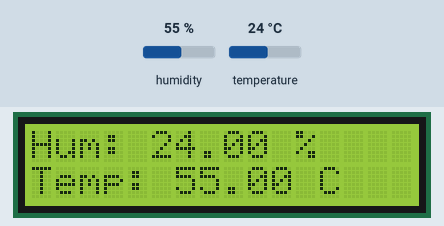
This sketch was run on a simulated ESP8266 (NodeMCU). Parts: 16×2 character LCD. Inputs (shaded band) come from the test bench; at power-on: humidity 55 %, temperature 24 °C. What the sketch prints to the serial monitor is not drawn.

Above: at 1.2 s.
1.3 s: humidity set to 22 %
At 3.2 s:
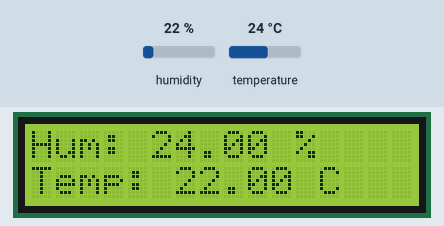
4.1 s: temperature set to 12 °C
At 5.0 s:
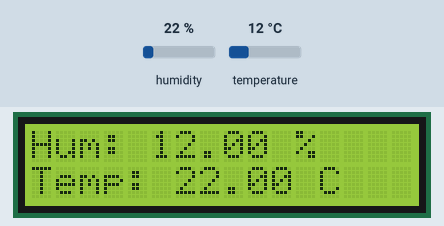
6.9 s: humidity set to 40 %
At 9.5 s:
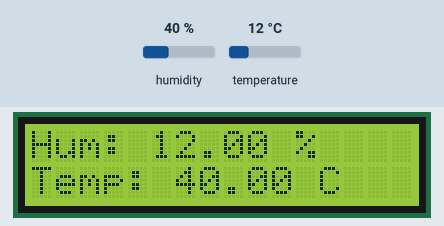
9.8 s: temperature set to 19 °C
At 11.5 s:
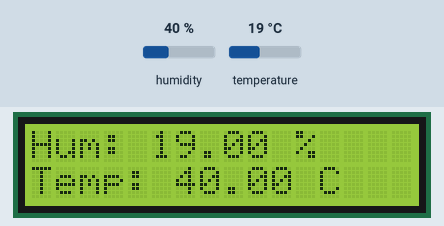
Timing chart, 0 to 13.0 s (numbered marks = the images above; inputs shaded):
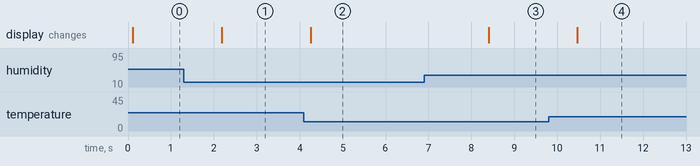

Measured:
- after the input at 1.3 s, the display: changes after 0.88 s (image 1)
- after the input at 4.1 s, the display: changes after 0.16 s (image 2)
- after the input at 6.9 s, the display: changes after 1.5 s (image 3)
- after the input at 9.8 s, the display: changes after 0.67 s (image 4)

The sketch:

code.ino
```cpp
#include <Adafruit_Sensor.h>
#include <DHT.h>
#include <Wire.h>
#include <LiquidCrystal_I2C.h>

LiquidCrystal_I2C lcd(0x27,16,2);

float temperature;
float humidity;
DHT dht14(D4,DHT11);

void setup()
{
  temperature = 0;
  humidity = 0;
  Serial.begin(9600);
  dht14.begin();

  lcd.begin();
}

void loop()
{
  temperature = (dht14.readHumidity());
  humidity = (dht14.readTemperature());
  Serial.print("Temperature: ");
  Serial.print(temperature);
  Serial.print("  Humidty: ");
  Serial.print(humidity);

  lcd.setCursor(0, 0);
  char humidityString[10];
  sprintf(humidityString, "Hum: %.2f %%", humidity);
  lcd.print(humidityString);

  lcd.setCursor(0, 1);
  char temperatureString[10];
  sprintf(temperatureString, "Temp: %.2f C", temperature);
  lcd.print(temperatureString);

  delay(1000);
}
```
